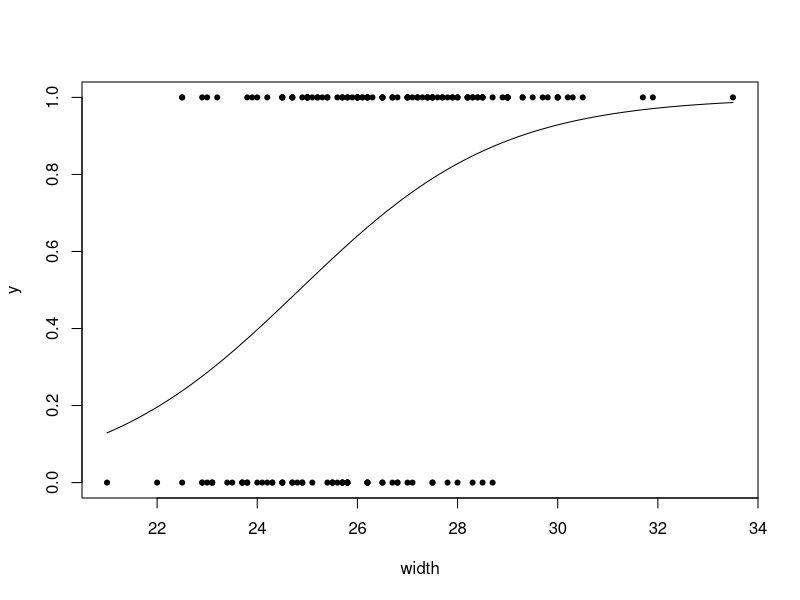

Write the R code that produced this figure.
## ---- chunk 1
horseshoe <- read.table("horseshoe.txt", header = T)
model <- glm(y ~ width, data = horseshoe, family = binomial)
summary(model)
## ---- chunk 2
plot(y ~ width, data = horseshoe, pch = 20)
x <- horseshoe$width
curve(predict(model, data.frame(width = x), type = "response"), add = TRUE)
## ---- chunk 3
(plik <- confint(model))
## ---- chunk 4
exp(plik[2, ])
